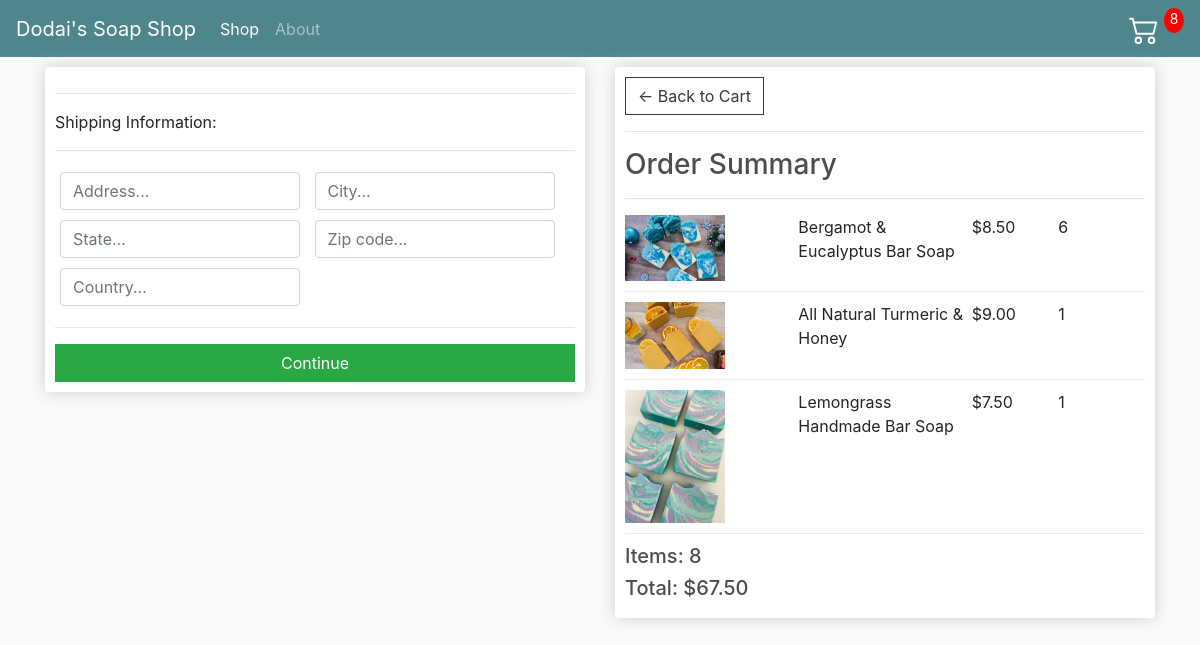
Before: /checkout/ (signed in) with the older database file.
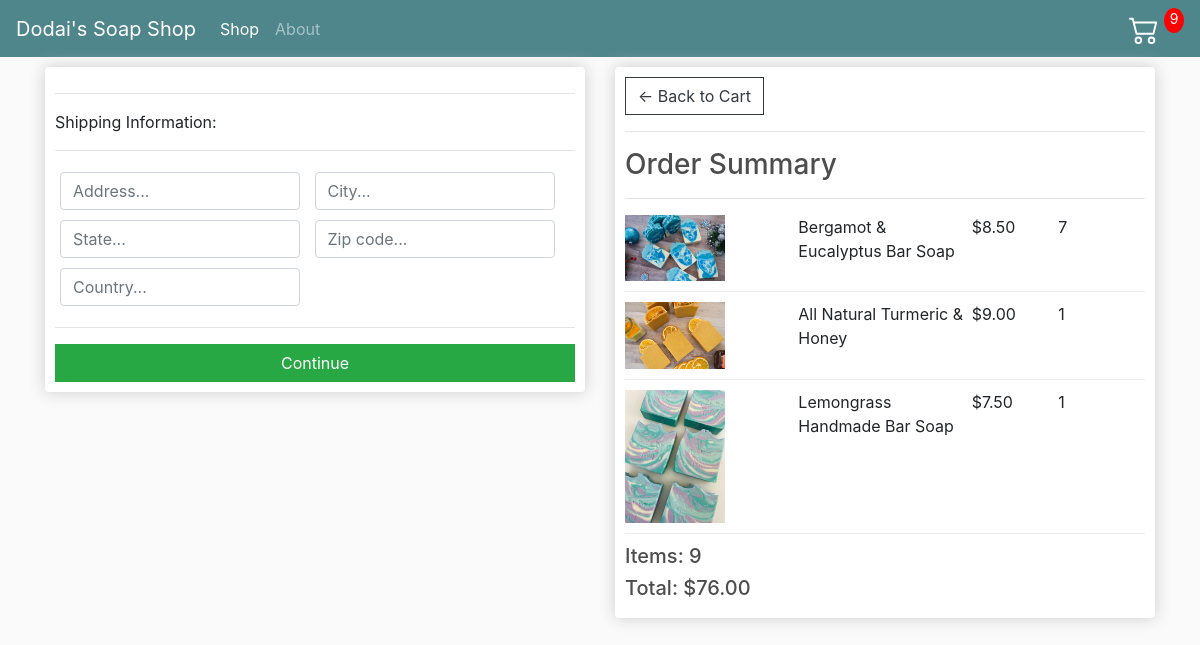
After: the same page with the newer database file.
### store/models.py (models this page shows, shortened)
class OrderItem(models.Model):
    product = models.ForeignKey(Product,on_delete=models.SET_NULL,null=True)
    order = models.ForeignKey(Order,on_delete=models.SET_NULL,null=True)
    quantity = models.IntegerField(default=0,null=True,blank=True)
    date_added = models.DateTimeField(auto_now_add=True)
    @property
    def get_total(self):
        total = self.product.price * self.quantity
        return total

class Order(models.Model):
    customer = models.ForeignKey(Customer,on_delete=models.SET_NULL,null=True,blank=True)
    date_ordered = models.DateTimeField(auto_now_add=True)
    complete = models.BooleanField(default=False)
    transaction_id = models.CharField(max_length=100,null=True)
    @property
    def get_cart_total(self):
        orderitems = self.orderitem_set.all()
        total = sum([item.get_total for item in orderitems])
        return total
    @property
    def get_cart_items(self):
        orderitems = self.orderitem_set.all()
        total = sum([item.quantity for item in orderitems])
        return total

class Product(models.Model):
    name = models.CharField(max_length=200)
    price = models.DecimalField(max_digits=7,decimal_places=2)
    image = models.ImageField(null=True,blank=True)
    @property
    def imageURL(self):
        try:
            url = self.image.url
        except:
            url = ''
        return url

### store/views.py (the view)
# urls.py: path('checkout/',views.checkout,name='checkout'),
def checkout(request):
    data = cartData(request)
    cartItems = data['cartItems']
    order = data['order']
    items = data['items']
    context = {'items': items, 'order': order,'cartItems':cartItems}
    return render(request,'store/checkout.html',context)

### store/utils.py (called while the page is built)
def cartData(request):
    if request.user.is_authenticated:
        customer = request.user.customer
        order, created = Order.objects.get_or_create(customer=customer,complete=False)
        items = order.orderitem_set.all()
        cartItems = order.get_cart_items
    else:
        cookieData = cookieCart(request)
        cartItems = cookieData['cartItems']
        order = cookieData['order']
        items = cookieData['items']
    return {'cartItems':cartItems,'order':order,'items':items}

### store/templates/store/checkout.html (shortened to what this page needs)
{% extends 'store/main.html' %}
{% load static %}
{% block content %}
    <div class="row">
        <div class="col-lg-6">
            <div class="box-element" id="form-wrapper">
                <form id="form">
                    <div id="shipping-info">
                        <hr>
						<p>Shipping Information:</p>
						<hr>
						<div class="form-field">
							<input class="form-control" type="text" name="address" placeholder="Address...">
						</div>
						<div class="form-field">
							<input class="form-control" type="text" name="city" placeholder="City...">
						</div>
						<div class="form-field">
							<input class="form-control" type="text" name="state" placeholder="State...">
						</div>
						<div class="form-field">
							<input class="form-control" type="text" name="zipcode" placeholder="Zip code...">
						</div>
						<div class="form-field">
							<input class="form-control" type="text" name="country" placeholder="Country...">
						</div>
                    </div>
                    <hr>
                    <input id="form-button" class="btn btn-success btn-block" type="submit" value="Continue">
                </form>
            </div>
            <br>
        </div>
        <div class="col-lg-6">
            <div class="box-element">
                <a class="btn btn-outline-dark" href="{% url 'cart' %}">&#x2190; Back to Cart</a>
                <hr>
                <h3>Order Summary</h3>
                <hr>
                {% for item in items %}
                <div class="cart-row">
                    <div style="flex:2"><img class="row-image" src="{{item.product.imageURL}}"></div>
                    <div style="flex:2"><p>{{ item.product.name }}</p></div>
					<div style="flex:1"><p>${{ item.product.price|floatformat:2 }}</p></div>
					<div style="flex:1"><p>{{ item.quantity }}</p></div>
                </div>
                {% endfor %}
                <h5>Items: {{ order.get_cart_items }}</h5>
                <h5>Total: ${{ order.get_cart_total|floatformat:2 }}</h5>
            </div>
        </div>
    </div>
{% endblock content %}

Changed rows visible on the page:
changed OrderItem "Bergamot & Eucalyptus Bar Soap": quantity "6" → "7"
changed through a linked row, Order: get_cart_items "8" → "9"; get_cart_total "67.50" → "76.00"
Other visible differences:
{{ cartItems }}: "8" → "9"
